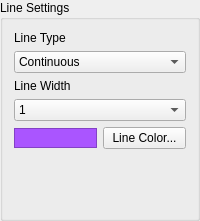
                 <widget class="QGroupBox" name="gbLineSettings_2">
                  <property name="minimumSize">
                   <size>
                    <width>150</width>
                    <height>0</height>
                   </size>
                  </property>
                  <property name="title">
                   <string>Line Settings</string>
                  </property>
                  <layout class="QVBoxLayout" name="verticalLayout_12">
                   <item>
                    <layout class="QVBoxLayout" name="verticalLayout_10">
                     <item>
                      <layout class="QVBoxLayout" name="verticalLayout_9">
                       <item>
                        <layout class="QVBoxLayout" name="verticalLayout_8">
                         <item>
                          <widget class="QLabel" name="lbLineType_2">
                           <property name="text">
                            <string>Line Type</string>
                           </property>
                           <property name="wordWrap">
                            <bool>false</bool>
                           </property>
                          </widget>
                         </item>
                         <item>
                          <widget class="QComboBox" name="cmbPlanarLineType">
                           <item>
                            <property name="text">
                             <string>Continuous</string>
                            </property>
                           </item>
                           <item>
                            <property name="text">
                             <string>Dashed</string>
                            </property>
                           </item>
                           <item>
                            <property name="text">
                             <string>Dotted</string>
                            </property>
                           </item>
                           <item>
                            <property name="text">
                             <string>Dash Dot</string>
                            </property>
                           </item>
                           <item>
                            <property name="text">
                             <string>Dash Dot Dot</string>
                            </property>
                           </item>
                          </widget>
                         </item>
                         <item>
                          <widget class="QLabel" name="lbLineWidth_2">
                           <property name="text">
                            <string>Line Width</string>
                           </property>
                           <property name="wordWrap">
                            <bool>false</bool>
                           </property>
                          </widget>
                         </item>
                         <item>
                          <widget class="QComboBox" name="cmbPlanarLineWidth">
                           <item>
                            <property name="text">
                             <string>1</string>
                            </property>
                           </item>
                           <item>
                            <property name="text">
                             <string>2</string>
                            </property>
                           </item>
                           <item>
                            <property name="text">
                             <string>3</string>
                            </property>
                           </item>
                           <item>
                            <property name="text">
                             <string>4</string>
                            </property>
                           </item>
                           <item>
                            <property name="text">
                             <string>5</string>
                            </property>
                           </item>
                           <item>
                            <property name="text">
                             <string>6</string>
                            </property>
                           </item>
                           <item>
                            <property name="text">
                             <string>7</string>
                            </property>
                           </item>
                           <item>
                            <property name="text">
                             <string>8</string>
                            </property>
                           </item>
                           <item>
                            <property name="text">
                             <string>9</string>
                            </property>
                           </item>
                           <item>
                            <property name="text">
                             <string>10</string>
                            </property>
                           </item>
                           <item>
                            <property name="text">
                             <string>11</string>
                            </property>
                           </item>
                           <item>
                            <property name="text">
                             <string>12</string>
                            </property>
                           </item>
                           <item>
                            <property name="text">
                             <string>13</string>
                            </property>
                           </item>
                           <item>
                            <property name="text">
                             <string>14</string>
                            </property>
                           </item>
                           <item>
                            <property name="text">
                             <string>15</string>
                            </property>
                           </item>
                           <item>
                            <property name="text">
                             <string>16</string>
                            </property>
                           </item>
                           <item>
                            <property name="text">
                             <string>17</string>
                            </property>
                           </item>
                           <item>
                            <property name="text">
                             <string>18</string>
                            </property>
                           </item>
                           <item>
                            <property name="text">
                             <string>19</string>
                            </property>
                           </item>
                           <item>
                            <property name="text">
                             <string>20</string>
                            </property>
                           </item>
                          </widget>
                         </item>
                        </layout>
                       </item>
                       <item>
                        <layout class="QHBoxLayout" name="horizontalLayout_8">
                         <item>
                          <widget class="QFrame" name="fraPlanarLineColor">
                           <property name="maximumSize">
                            <size>
                             <width>100</width>
                             <height>20</height>
                            </size>
                           </property>
                           <property name="palette">
                            <palette>
                             <active>
                              <colorrole role="WindowText">
                               <brush brushstyle="SolidPattern">
                                <color alpha="255">
                                 <red>0</red>
                                 <green>0</green>
                                 <blue>0</blue>
                                </color>
                               </brush>
                              </colorrole>
                              <colorrole role="Button">
                               <brush brushstyle="SolidPattern">
                                <color alpha="255">
                                 <red>212</red>
                                 <green>208</green>
                                 <blue>200</blue>
                                </color>
                               </brush>
                              </colorrole>
                              <colorrole role="Light">
                               <brush brushstyle="SolidPattern">
                                <color alpha="255">
                                 <red>255</red>
                                 <green>255</green>
                                 <blue>255</blue>
                                </color>
                               </brush>
                              </colorrole>
                              <colorrole role="Midlight">
                               <brush brushstyle="SolidPattern">
                                <color alpha="255">
                                 <red>233</red>
                                 <green>231</green>
                                 <blue>227</blue>
                                </color>
                               </brush>
                              </colorrole>
                              <colorrole role="Dark">
                               <brush brushstyle="SolidPattern">
                                <color alpha="255">
                                 <red>106</red>
                                 <green>104</green>
                                 <blue>100</blue>
                                </color>
                               </brush>
                              </colorrole>
                              <colorrole role="Mid">
                               <brush brushstyle="SolidPattern">
                                <color alpha="255">
                                 <red>141</red>
                                 <green>138</green>
                                 <blue>133</blue>
                                </color>
                               </brush>
                              </colorrole>
                              <colorrole role="Text">
                               <brush brushstyle="SolidPattern">
                                <color alpha="255">
                                 <red>0</red>
                                 <green>0</green>
                                 <blue>0</blue>
                                </color>
                               </brush>
                              </colorrole>
                              <colorrole role="BrightText">
                               <brush brushstyle="SolidPattern">
                                <color alpha="255">
                                 <red>255</red>
                                 <green>255</green>
                                 <blue>255</blue>
                                </color>
                               </brush>
                              </colorrole>
                              <colorrole role="ButtonText">
                               <brush brushstyle="SolidPattern">
                                <color alpha="255">
                                 <red>0</red>
                                 <green>0</green>
                                 <blue>0</blue>
                                </color>
                               </brush>
                              </colorrole>
                              <colorrole role="Base">
                               <brush brushstyle="SolidPattern">
                                <color alpha="255">
                                 <red>255</red>
                                 <green>255</green>
                                 <blue>255</blue>
                                </color>
                               </brush>
                              </colorrole>
                              <colorrole role="Window">
                               <brush brushstyle="SolidPattern">
                                <color alpha="255">
                                 <red>170</red>
                                 <green>85</green>
                                 <blue>255</blue>
                                </color>
                               </brush>
                              </colorrole>
                              <colorrole role="Shadow">
                               <brush brushstyle="SolidPattern">
                                <color alpha="255">
                                 <red>0</red>
                                 <green>0</green>
                                 <blue>0</blue>
                                </color>
                               </brush>
                              </colorrole>
                              <colorrole role="Highlight">
                               <brush brushstyle="SolidPattern">
                                <color alpha="255">
                                 <red>0</red>
                                 <green>0</green>
                                 <blue>128</blue>
                                </color>
                               </brush>
                              </colorrole>
                              <colorrole role="HighlightedText">
                               <brush brushstyle="SolidPattern">
                                <color alpha="255">
                                 <red>255</red>
                                 <green>255</green>
                                 <blue>255</blue>
                                </color>
                               </brush>
                              </colorrole>
                              <colorrole role="Link">
                               <brush brushstyle="SolidPattern">
                                <color alpha="255">
                                 <red>0</red>
                                 <green>0</green>
                                 <blue>0</blue>
                                </color>
                               </brush>
                              </colorrole>
                              <colorrole role="LinkVisited">
                               <brush brushstyle="SolidPattern">
                                <color alpha="255">
                                 <red>0</red>
                                 <green>0</green>
                                 <blue>0</blue>
                                </color>
                               </brush>
                              </colorrole>
                             </active>
                             <inactive>
                              <colorrole role="WindowText">
                               <brush brushstyle="SolidPattern">
                                <color alpha="255">
                                 <red>0</red>
                                 <green>0</green>
                                 <blue>0</blue>
                                </color>
                               </brush>
                              </colorrole>
                              <colorrole role="Button">
                               <brush brushstyle="SolidPattern">
                                <color alpha="255">
                                 <red>212</red>
                                 <green>208</green>
                                 <blue>200</blue>
                                </color>
                               </brush>
                              </colorrole>
                              <colorrole role="Light">
                               <brush brushstyle="SolidPattern">
                                <color alpha="255">
                                 <red>255</red>
                                 <green>255</green>
                                 <blue>255</blue>
                                </color>
                               </brush>
                              </colorrole>
                              <colorrole role="Midlight">
                               <brush brushstyle="SolidPattern">
                                <color alpha="255">
                                 <red>243</red>
                                 <green>239</green>
                                 <blue>230</blue>
                                </color>
                               </brush>
                              </colorrole>
                              <colorrole role="Dark">
                               <brush brushstyle="SolidPattern">
                                <color alpha="255">
                                 <red>106</red>
                                 <green>104</green>
                                 <blue>100</blue>
                                </color>
                               </brush>
                              </colorrole>
                              <colorrole role="Mid">
                               <brush brushstyle="SolidPattern">
                                <color alpha="255">
                                 <red>141</red>
                                 <green>138</green>
                                 <blue>133</blue>
                                </color>
                               </brush>
                              </colorrole>
                              <colorrole role="Text">
                               <brush brushstyle="SolidPattern">
                                <color alpha="255">
                                 <red>0</red>
                                 <green>0</green>
                                 <blue>0</blue>
                                </color>
                               </brush>
                              </colorrole>
                              <colorrole role="BrightText">
                               <brush brushstyle="SolidPattern">
                                <color alpha="255">
                                 <red>255</red>
                                 <green>255</green>
                                 <blue>255</blue>
                                </color>
                               </brush>
                              </colorrole>
                              <colorrole role="ButtonText">
                               <brush brushstyle="SolidPattern">
                                <color alpha="255">
                                 <red>0</red>
                                 <green>0</green>
                                 <blue>0</blue>
                                </color>
                               </brush>
                              </colorrole>
                              <colorrole role="Base">
                               <brush brushstyle="SolidPattern">
                                <color alpha="255">
                                 <red>255</red>
                                 <green>255</green>
                                 <blue>255</blue>
                                </color>
                               </brush>
                              </colorrole>
                              <colorrole role="Window">
                               <brush brushstyle="SolidPattern">
                                <color alpha="255">
                                 <red>170</red>
                                 <green>85</green>
                                 <blue>255</blue>
                                </color>
                               </brush>
                              </colorrole>
                              <colorrole role="Shadow">
                               <brush brushstyle="SolidPattern">
                                <color alpha="255">
                                 <red>0</red>
                                 <green>0</green>
                                 <blue>0</blue>
                                </color>
                               </brush>
                              </colorrole>
                              <colorrole role="Highlight">
                               <brush brushstyle="SolidPattern">
                                <color alpha="255">
                                 <red>0</red>
                                 <green>0</green>
                                 <blue>128</blue>
                                </color>
                               </brush>
                              </colorrole>
                              <colorrole role="HighlightedText">
                               <brush brushstyle="SolidPattern">
                                <color alpha="255">
                                 <red>255</red>
                                 <green>255</green>
                                 <blue>255</blue>
                                </color>
                               </brush>
                              </colorrole>
                              <colorrole role="Link">
                               <brush brushstyle="SolidPattern">
                                <color alpha="255">
                                 <red>0</red>
                                 <green>0</green>
                                 <blue>255</blue>
                                </color>
                               </brush>
                              </colorrole>
                              <colorrole role="LinkVisited">
                               <brush brushstyle="SolidPattern">
                                <color alpha="255">
                                 <red>255</red>
                                 <green>0</green>
                                 <blue>255</blue>
                                </color>
                               </brush>
                              </colorrole>
                             </inactive>
                             <disabled>
                              <colorrole role="WindowText">
                               <brush brushstyle="SolidPattern">
                                <color alpha="255">
                                 <red>128</red>
                                 <green>128</green>
                                 <blue>128</blue>
                                </color>
                               </brush>
                              </colorrole>
                              <colorrole role="Button">
                               <brush brushstyle="SolidPattern">
                                <color alpha="255">
                                 <red>212</red>
                                 <green>208</green>
                                 <blue>200</blue>
                                </color>
                               </brush>
                              </colorrole>
                              <colorrole role="Light">
                               <brush brushstyle="SolidPattern">
                                <color alpha="255">
                                 <red>255</red>
                                 <green>255</green>
                                 <blue>255</blue>
                                </color>
                               </brush>
                              </colorrole>
                              <colorrole role="Midlight">
                               <brush brushstyle="SolidPattern">
                                <color alpha="255">
                                 <red>243</red>
                                 <green>239</green>
                                 <blue>230</blue>
                                </color>
                               </brush>
                              </colorrole>
                              <colorrole role="Dark">
                               <brush brushstyle="SolidPattern">
                                <color alpha="255">
                                 <red>106</red>
                                 <green>104</green>
                                 <blue>100</blue>
                                </color>
                               </brush>
                              </colorrole>
                              <colorrole role="Mid">
                               <brush brushstyle="SolidPattern">
                                <color alpha="255">
                                 <red>141</red>
                                 <green>138</green>
                                 <blue>133</blue>
                                </color>
                               </brush>
                              </colorrole>
                              <colorrole role="Text">
                               <brush brushstyle="SolidPattern">
                                <color alpha="255">
                                 <red>128</red>
                                 <green>128</green>
                                 <blue>128</blue>
                                </color>
                               </brush>
                              </colorrole>
                              <colorrole role="BrightText">
                               <brush brushstyle="SolidPattern">
                                <color alpha="255">
                                 <red>255</red>
                                 <green>255</green>
                                 <blue>255</blue>
                                </color>
                               </brush>
                              </colorrole>
                              <colorrole role="ButtonText">
                               <brush brushstyle="SolidPattern">
                                <color alpha="255">
                                 <red>128</red>
                                 <green>128</green>
                                 <blue>128</blue>
                                </color>
                               </brush>
                              </colorrole>
                              <colorrole role="Base">
                               <brush brushstyle="SolidPattern">
                                <color alpha="255">
                                 <red>255</red>
                                 <green>255</green>
                                 <blue>255</blue>
                                </color>
                               </brush>
                              </colorrole>
                              <colorrole role="Window">
                               <brush brushstyle="SolidPattern">
                                <color alpha="255">
                                 <red>170</red>
                                 <green>85</green>
                                 <blue>255</blue>
                                </color>
                               </brush>
                              </colorrole>
                              <colorrole role="Shadow">
                               <brush brushstyle="SolidPattern">
                                <color alpha="255">
                                 <red>0</red>
                                 <green>0</green>
                                 <blue>0</blue>
                                </color>
                               </brush>
                              </colorrole>
                              <colorrole role="Highlight">
                               <brush brushstyle="SolidPattern">
                                <color alpha="255">
                                 <red>0</red>
                                 <green>0</green>
                                 <blue>128</blue>
                                </color>
                               </brush>
                              </colorrole>
                              <colorrole role="HighlightedText">
                               <brush brushstyle="SolidPattern">
                                <color alpha="255">
                                 <red>255</red>
                                 <green>255</green>
                                 <blue>255</blue>
                                </color>
                               </brush>
                              </colorrole>
                              <colorrole role="Link">
                               <brush brushstyle="SolidPattern">
                                <color alpha="255">
                                 <red>0</red>
                                 <green>0</green>
                                 <blue>255</blue>
                                </color>
                               </brush>
                              </colorrole>
                              <colorrole role="LinkVisited">
                               <brush brushstyle="SolidPattern">
                                <color alpha="255">
                                 <red>255</red>
                                 <green>0</green>
                                 <blue>255</blue>
                                </color>
                               </brush>
                              </colorrole>
                             </disabled>
                            </palette>
                           </property>
                           <property name="autoFillBackground">
                            <bool>true</bool>
                           </property>
                           <property name="frameShape">
                            <enum>QFrame::StyledPanel</enum>
                           </property>
                           <property name="frameShadow">
                            <enum>QFrame::Raised</enum>
                           </property>
                          </widget>
                         </item>
                         <item>
                          <widget class="QPushButton" name="pbPlanarLineColor">
                           <property name="text">
                            <string>Line Color...</string>
                           </property>
                          </widget>
                         </item>
                        </layout>
                       </item>
                      </layout>
                     </item>
                     <item>
                      <spacer name="verticalSpacer">
                       <property name="orientation">
                        <enum>Qt::Vertical</enum>
                       </property>
                       <property name="sizeHint" stdset="0">
                        <size>
                         <width>20</width>
                         <height>58</height>
                        </size>
                       </property>
                      </spacer>
                     </item>
                    </layout>
                   </item>
                  </layout>
                 </widget>
